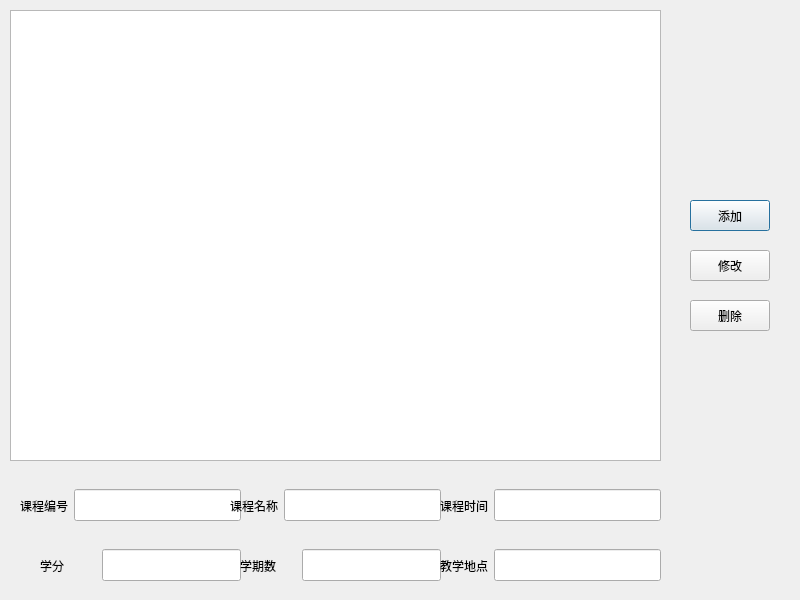
<?xml version="1.0" encoding="UTF-8"?>
<ui version="4.0">
 <class>CourseEditDialog</class>
 <widget class="QDialog" name="CourseEditDialog">
  <property name="geometry">
   <rect>
    <x>0</x>
    <y>0</y>
    <width>800</width>
    <height>600</height>
   </rect>
  </property>
  <property name="minimumSize">
   <size>
    <width>800</width>
    <height>600</height>
   </size>
  </property>
  <property name="maximumSize">
   <size>
    <width>800</width>
    <height>600</height>
   </size>
  </property>
  <property name="windowTitle">
   <string>Dialog</string>
  </property>
  <widget class="QWidget" name="widget" native="true">
   <property name="geometry">
    <rect>
     <x>20</x>
     <y>480</y>
     <width>221</width>
     <height>51</height>
    </rect>
   </property>
   <layout class="QHBoxLayout" name="horizontalLayout">
    <item>
     <widget class="QLabel" name="label_2">
      <property name="text">
       <string>课程编号</string>
      </property>
     </widget>
    </item>
    <item>
     <widget class="QLineEdit" name="lineEdit_id">
      <property name="minimumSize">
       <size>
        <width>130</width>
        <height>32</height>
       </size>
      </property>
     </widget>
    </item>
   </layout>
  </widget>
  <widget class="QWidget" name="widget_2" native="true">
   <property name="geometry">
    <rect>
     <x>230</x>
     <y>480</y>
     <width>211</width>
     <height>51</height>
    </rect>
   </property>
   <layout class="QHBoxLayout" name="horizontalLayout_2">
    <item>
     <widget class="QLabel" name="label_3">
      <property name="text">
       <string>课程名称</string>
      </property>
     </widget>
    </item>
    <item>
     <widget class="QLineEdit" name="lineEdit_name">
      <property name="minimumSize">
       <size>
        <width>130</width>
        <height>32</height>
       </size>
      </property>
     </widget>
    </item>
   </layout>
  </widget>
  <widget class="QWidget" name="widget_3" native="true">
   <property name="geometry">
    <rect>
     <x>440</x>
     <y>480</y>
     <width>221</width>
     <height>51</height>
    </rect>
   </property>
   <layout class="QHBoxLayout" name="horizontalLayout_3">
    <item>
     <widget class="QLabel" name="label_4">
      <property name="text">
       <string>课程时间</string>
      </property>
     </widget>
    </item>
    <item>
     <widget class="QLineEdit" name="lineEdit_time">
      <property name="minimumSize">
       <size>
        <width>130</width>
        <height>32</height>
       </size>
      </property>
     </widget>
    </item>
   </layout>
  </widget>
  <widget class="QWidget" name="widget_4" native="true">
   <property name="geometry">
    <rect>
     <x>40</x>
     <y>540</y>
     <width>201</width>
     <height>51</height>
    </rect>
   </property>
   <layout class="QHBoxLayout" name="horizontalLayout_4">
    <item>
     <widget class="QLabel" name="label_5">
      <property name="text">
       <string>学分</string>
      </property>
     </widget>
    </item>
    <item>
     <widget class="QLineEdit" name="lineEdit_credit">
      <property name="minimumSize">
       <size>
        <width>120</width>
        <height>32</height>
       </size>
      </property>
      <property name="maximumSize">
       <size>
        <width>139</width>
        <height>16777215</height>
       </size>
      </property>
     </widget>
    </item>
   </layout>
  </widget>
  <widget class="QWidget" name="widget_5" native="true">
   <property name="geometry">
    <rect>
     <x>240</x>
     <y>540</y>
     <width>201</width>
     <height>51</height>
    </rect>
   </property>
   <layout class="QHBoxLayout" name="horizontalLayout_5">
    <item>
     <widget class="QLabel" name="label_6">
      <property name="text">
       <string>学期数</string>
      </property>
     </widget>
    </item>
    <item>
     <widget class="QLineEdit" name="lineEdit_semester">
      <property name="minimumSize">
       <size>
        <width>130</width>
        <height>32</height>
       </size>
      </property>
      <property name="maximumSize">
       <size>
        <width>139</width>
        <height>16777215</height>
       </size>
      </property>
     </widget>
    </item>
   </layout>
  </widget>
  <widget class="QWidget" name="widget_6" native="true">
   <property name="geometry">
    <rect>
     <x>440</x>
     <y>540</y>
     <width>221</width>
     <height>51</height>
    </rect>
   </property>
   <layout class="QHBoxLayout" name="horizontalLayout_6">
    <item>
     <widget class="QLabel" name="label_7">
      <property name="text">
       <string>教学地点</string>
      </property>
     </widget>
    </item>
    <item>
     <widget class="QLineEdit" name="lineEdit_classroom">
      <property name="minimumSize">
       <size>
        <width>130</width>
        <height>32</height>
       </size>
      </property>
     </widget>
    </item>
   </layout>
  </widget>
  <widget class="QListWidget" name="listWidget">
   <property name="geometry">
    <rect>
     <x>10</x>
     <y>10</y>
     <width>651</width>
     <height>451</height>
    </rect>
   </property>
  </widget>
  <widget class="QPushButton" name="btn_add">
   <property name="geometry">
    <rect>
     <x>690</x>
     <y>200</y>
     <width>80</width>
     <height>31</height>
    </rect>
   </property>
   <property name="text">
    <string>添加</string>
   </property>
  </widget>
  <widget class="QPushButton" name="btn_modify">
   <property name="geometry">
    <rect>
     <x>690</x>
     <y>250</y>
     <width>80</width>
     <height>31</height>
    </rect>
   </property>
   <property name="text">
    <string>修改</string>
   </property>
  </widget>
  <widget class="QPushButton" name="btn_delete">
   <property name="geometry">
    <rect>
     <x>690</x>
     <y>300</y>
     <width>80</width>
     <height>31</height>
    </rect>
   </property>
   <property name="text">
    <string>删除</string>
   </property>
  </widget>
  <widget class="QLabel" name="label">
   <property name="geometry">
    <rect>
     <x>660</x>
     <y>480</y>
     <width>141</width>
     <height>91</height>
    </rect>
   </property>
   <property name="styleSheet">
    <string notr="true">border-image: url(:/Genshin.png);</string>
   </property>
   <property name="text">
    <string/>
   </property>
  </widget>
 </widget>
 <resources/>
 <connections/>
</ui>
